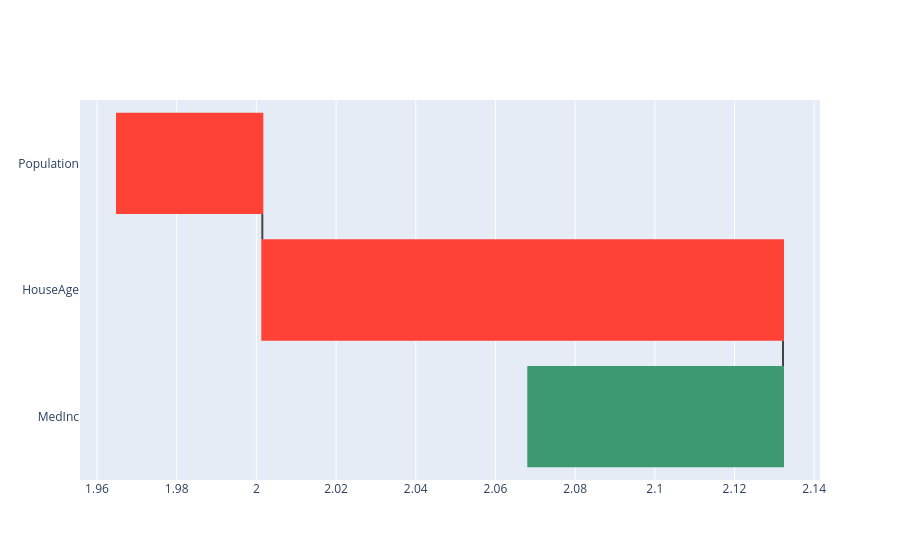

This figure's notebook cell:
### Code cell
print(models["full"][0])
plot_waterfall(0)

### Figure 1 — Plotly figure (JSON) as saved in the notebook; plotly's stock layout.template omitted (floating-point values rounded to 4 significant figures)
{"data": [{"base": 2.068, "name": "waterfall", "orientation": "h", "type": "waterfall", "x": [0.06393, -0.1307, -0.03647], "y": ["MedInc", "HouseAge", "Population"]}], "layout": {}}
